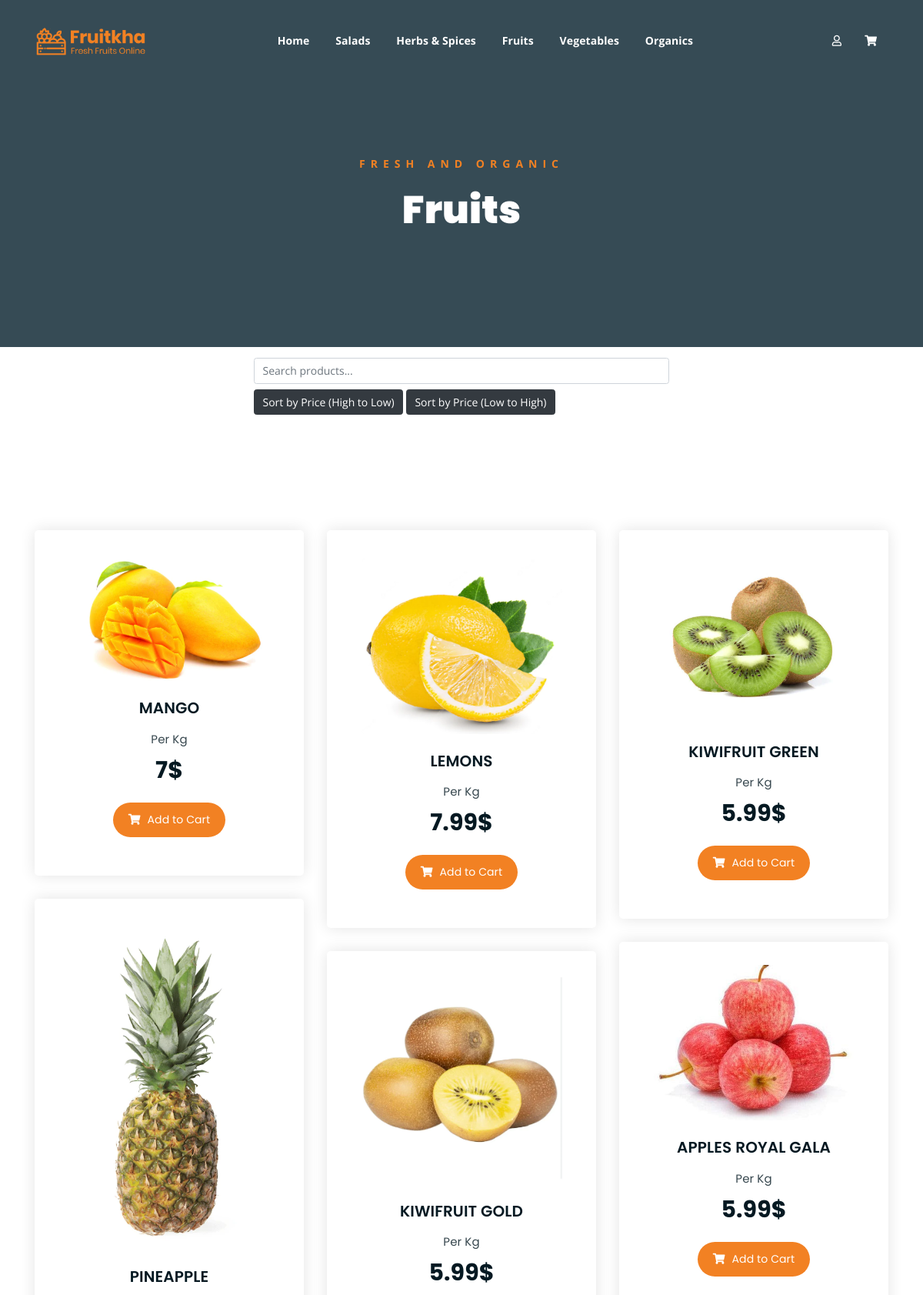
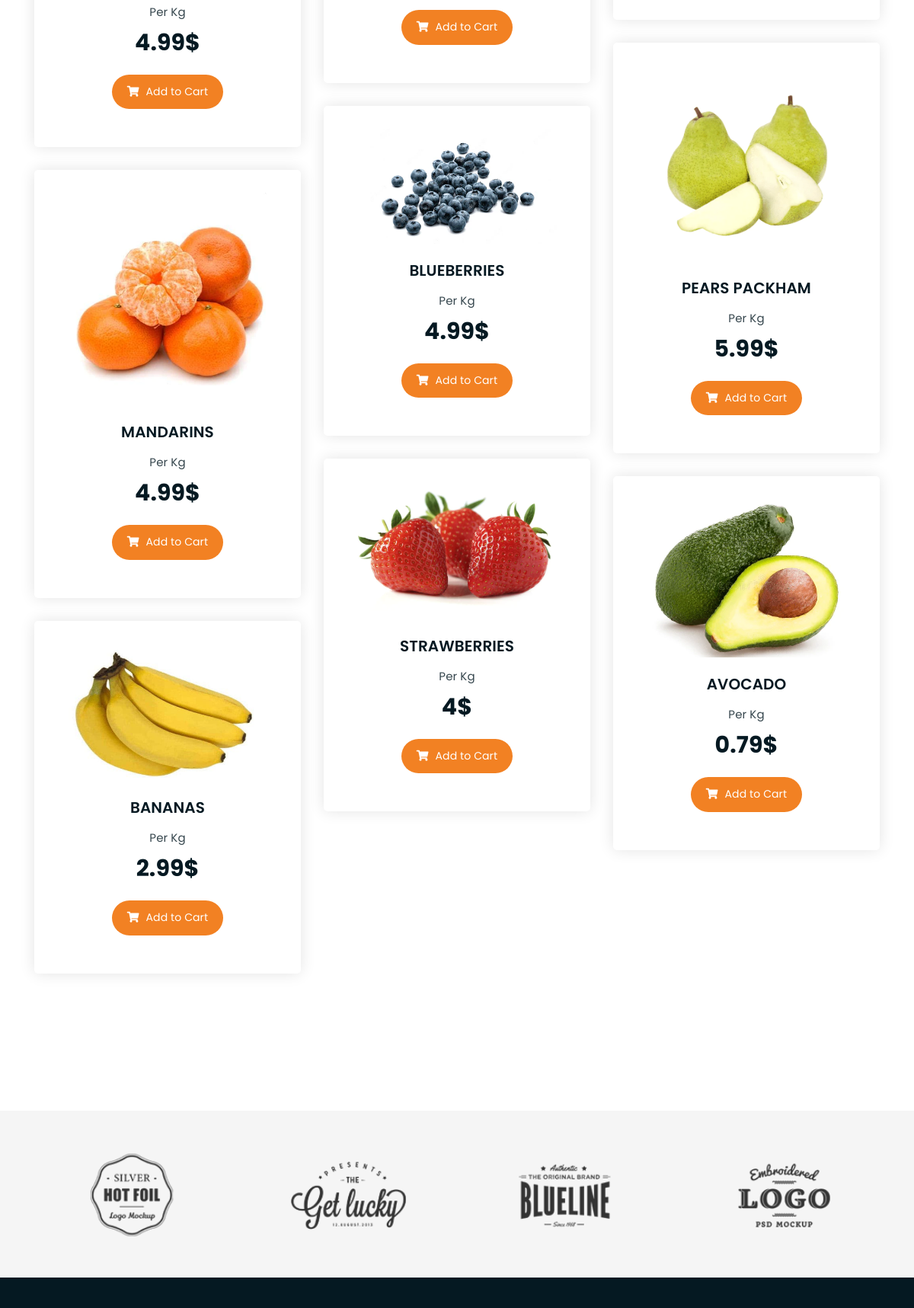
Screenshot of /category/display&id=3 (upper part) with the database file from the repository (2 pictures, top to bottom).
### tables this page shows
CREATE TABLE `categories` (
  `id` int NOT NULL,
  `name` varchar(100) NOT NULL
);

CREATE TABLE `products` (
  `id` int NOT NULL,
  `category_id` int NOT NULL,
  `name` varchar(255) NOT NULL,
  `description` text,
  `price` float(100,2) NOT NULL,
  `stock` int NOT NULL,
  `date` date NOT NULL,
  `image` varchar(255) DEFAULT NULL
);

### config/db.php (called while the page is built)
<?php
class Database {
    public static function connectPDO() {
        $dsn = 'mysql:host=localhost;dbname=ecommerce';
        $username = 'root';
        $password = '';
        try {
            $pdo = new PDO($dsn, $username, $password);
            $pdo->setAttribute(PDO::ATTR_ERRMODE, PDO::ERRMODE_EXCEPTION);
            $pdo->exec("SET NAMES 'utf8'");
            return $pdo;
        } catch (PDOException $e) {
            die('Connection failed: ' . $e->getMessage());
        }
    }
}

### helpers/utils.php (called while the page is built, shortened)
<?php
class Utils{
    public static function showCategories(){
        require_once 'models/category.php';
        $category = new Category();
        $categories = $category->getCategories();
        return $categories;
    }
}

### models/category.php (called while the page is built, shortened)
<?php
class Category{
    private $id;
    private $db;
    public function __construct(){
        $this->db = Database::connectPDO();
    }
    public function setId($id)
    {
        $this->id = $id;
        return $this;
    }
    public function getCategories(){
        $stmt = $this->db->query("SELECT * FROM categories ORDER BY id DESC");
        return $stmt->fetchAll(PDO::FETCH_OBJ);
    }
    public function getSingleCategory(){
        $stmt = $this->db->prepare("SELECT * FROM categories WHERE id = :id");
        $stmt->bindParam(':id', $this->id, PDO::PARAM_INT);
        $stmt->execute();
        return $stmt->fetch(PDO::FETCH_OBJ);
    }
}

### controllers/categoryController.php (called while the page is built, shortened)
<?php
require_once 'models/category.php';
require_once 'models/product.php';
class categoryController{
    public function display(){
        if(isset($_GET['id'])){
            $category = new Category();
            $category->setId($_GET['id']);
            $category = $category->getSingleCategory();
            $product = new Product();
            $product->setCategory_id($_GET['id']);
            $products = $product->getCatProducts();
        }
        require_once 'views_2/categories/display.php';
    }
}

### models/product.php (called while the page is built, shortened)
<?php
class Product {
    private $category_id;
    private $db;
    public function __construct() {
        $this->db = Database::connectPDO();
    }
    public function setCategory_id($category_id) {
        $this->category_id = $category_id;
        return $this;
    }
    public function getCatProducts() {
        $sql = "SELECT p.*, c.name AS 'catName' FROM products p "
            . "INNER JOIN categories c ON c.id = p.category_id "
            . "WHERE p.category_id = :category_id "
            . "ORDER BY id DESC";
        $stmt = $this->db->prepare($sql);
        $stmt->bindParam(':category_id', $this->category_id, PDO::PARAM_INT);
        $stmt->execute();
        return $stmt->fetchAll(PDO::FETCH_OBJ);
    }
}

### views_2/categories/display.php (the view, shortened to what this page needs)
<?php if (isset($category)): ?>
<div class="breadcrumb-section breadcrumb-bg">
    <div class="container">
        <div class="row">
            <div class="col-lg-8 offset-lg-2 text-center">
                <div class="breadcrumb-text">
                    <p>Fresh and Organic</p>
                    <h1><?= ucfirst($category->name); ?></h1>
                </div>
            </div>
        </div>
    </div>
</div>
    <div class="container mt-3 mb-3">
        <div class="row">
            <div class="col-lg-6 offset-lg-3">
                <input type="text" id="searchInput" class="form-control" placeholder="Search products...">
            </div>
            <div class="col-lg-6 offset-lg-3 mt-2">
                <button class="btn btn-dark" id="sortHighToLow">Sort by Price (High to Low)</button>
                <button class="btn btn-dark" id="sortLowToHigh">Sort by Price (Low to High)</button>
            </div>
        </div>
    </div>
<div class="product-section mt-150 mb-150">
    <div class="container" id="searchResults">
        <div class="row product-lists">
            <?php foreach ($products as $product): ?>
            <div class="col-lg-4 col-md-6 text-center">
                <div class="single-product-item">
                    <div class="product-image">
                        <a href="<?= base_url ?>product/singleProduct&id=<?= $product->id ?>"><img src="<?= base_url ?>uploads/images/<?= $product->image ?>" alt=""></a>
                    </div>
                    <h3><?= $product->name ?></h3>
                    <p class="product-price"><span>Per Kg</span> <?= $product->price ?>$ </p>
                    <a href="<?= base_url ?>cart/add&id=<?= $product->id; ?>" class="cart-btn"><i class="fas fa-shopping-cart"></i> Add to Cart</a>
                </div>
            </div>
            <?php endforeach; ?>
        </div>
    </div>
</div>
<?php else: ?>
    <h1>No categories found...</h1>
<?php endif; ?>

### views_2/layout/header.php (shortened to what this page needs)
<!DOCTYPE html>
<html lang="en">
<head>
    <link rel="stylesheet" href="<?=base_url?>assets_2/assets/css/all.min.css">
    <link rel="stylesheet" href="<?=base_url?>assets_2/assets/bootstrap/css/bootstrap.min.css">
    <link rel="stylesheet" href="<?=base_url?>assets_2/assets/css/owl.carousel.css">
    <link rel="stylesheet" href="<?=base_url?>assets_2/assets/css/magnific-popup.css">
    <link rel="stylesheet" href="<?=base_url?>assets_2/assets/css/animate.css">
    <link rel="stylesheet" href="<?=base_url?>assets_2/assets/css/meanmenu.min.css">
    <link rel="stylesheet" href="<?=base_url?>assets_2/assets/css/main.css">
    <link rel="stylesheet" href="<?=base_url?>assets_2/assets/css/responsive.css">
    <link rel="stylesheet" href="<?=base_url?>assets_2/assets/css/customscrollbar.css">
</head>
<body>
<div class="top-header-area" id="sticker">
    <div class="container">
        <div class="row">
            <div class="col-lg-12 col-sm-12 text-center">
                <div class="main-menu-wrap">
                    <div class="site-logo">
                        <a href="<?=base_url?>">
                            <img src="<?=base_url?>assets_2/assets/img/logo.png" alt="">
                        </a>
                    </div>
                    <nav class="main-menu">
                        <ul>
                            <li><a href="<?=base_url?>">Home</a></li>
                            <?php
                            $categories = Utils::showCategories();
                            foreach ($categories as $category):
                                ?>
                                <li>
                                    <a href="<?= base_url ?>category/display&id=<?= $category->id; ?>"><?= $category->name ?></a>
                                </li>
                            <?php
                            endforeach;
                            ?>
                            <li>
                                <div class="header-icons">
                                    <?php if(isset($_SESSION['identity'])): ?>
                                        <h6 class="welcome-text">Welcome, <?=$_SESSION['identity']->first_name?>!</h6>
                                    <div class="user-container">
                                        <a class="user-profile"><i class="far fa-user"></i></a>
                                        <ul class="sub-menu hidden">
                                            <li><a href="<?=base_url?>order/myOrders">My orders</a></li>
                                            <li><a href="<?=base_url?>user/logout">Log out</a></li>
                                        </ul>
                                    </div>
                                    <?php else: ?>
                                        <a class="user-profile login-trigger" href="#"><i class="far fa-user"></i></a>
                                    <?php endif; ?>
                                    <a class="shopping-cart" href="<?=base_url?>cart/index"><i class="fas fa-shopping-cart"></i></a>
                                </div>
                            </li>
                        </ul>
                    </nav>
                </div>
            </div>
        </div>
    </div>
</div>

### assets_2/assets/css/main.css (style rules this page uses)
html { font-size: 14px; font-weight: 400; line-height: 28px; height: 100%; }
body { font-family: "Open Sans", sans-serif; font-weight: 400; font-size: 1rem; letter-spacing: 0.1px; line-height: 1.8; color: #051922; overflow-x: hidden; }
body img { max-width: 100%; }
a { cursor: pointer; text-decoration: none; -webkit-transition: all 0.2s ease-in-out; -o-transition: all 0.2s ease-in-out; transition: all 0.2s ease-in-out; }
h1, .h1, h2, .h2, h3, .h3, h4, .h4, h5, .h5, h6, .h6 { font-family: "Poppins", sans-serif; font-weight: 700; margin: 0 0 1.25rem 0; color: #051922; }
h1:last-child, .h1:last-child, h2:last-child, .h2:last-child, h3:last-child, .h3:last-child, h4:last-child, .h4:last-child, h5:last-child, .h5:last-child, h6:last-child, .h6:last-child { margin: 0; }
h1, .h1 { font-size: 4rem; font-weight: 700; line-height: 4rem; }
h3, .h3 { font-size: 2rem; font-weight: 700; line-height: 2.25rem; }
p { font-family: "Open Sans", sans-serif; font-weight: 400; font-size: 1rem; letter-spacing: 0.1px; line-height: 1.8; color: #051922; margin: 0 0 1.25rem 0; }
.mt-150 { margin-top: 150px; }
.mb-150 { margin-bottom: 150px; }
a.boxed-btn, a.bordered-btn, a.cart-btn { border-radius: 50px; }
.breadcrumb-bg { background-image: url(../img/breadcrumb-bg.jpg); }
.breadcrumb-text p { color: #F28123; font-weight: 700; text-transform: uppercase; letter-spacing: 7px; }
.breadcrumb-text h1 { font-size: 50px; font-weight: 900; color: #fff; margin: 0; margin-top: 20px; }
.breadcrumb-section { padding: 150px 0; background-size: cover; background-position: center center; position: relative; z-index: 1; background-attachment: fixed; padding-top: 200px; }
.breadcrumb-section:after { position: absolute; left: 0; top: 0; width: 100%; height: 100%; content: ""; background-color: #07212e; z-index: -1; opacity: 0.8; }
.top-header-area { position: absolute; z-index: 999; width: 100%; padding: 25px 0; }
nav.main-menu ul { margin: 0; padding: 0; list-style: none; }
nav.main-menu ul li { display: inline-block; }
nav.main-menu ul li a { color: #fff; font-weight: 700; display: block; padding: 15px; }
nav.main-menu ul > li { position: relative; }
nav.main-menu ul li:last-child a { display: inline-block; }
nav.main-menu > ul li:last-child { float: right; }
.site-logo { float: left; max-width: 150px; }
.main-menu-wrap { position: relative; }
.header-icons a { color: #fff; display: inline-block; padding: 10px; }
.site-logo { padding: 6px 0; }
nav.main-menu li a { -webkit-transition: 0.3s; -o-transition: 0.3s; transition: 0.3s; }
.top-header-area .header-icons a { -webkit-transition: 0.3s; -o-transition: 0.3s; transition: 0.3s; }
.top-header-area { -webkit-transition: 0.3s; -o-transition: 0.3s; transition: 0.3s; }
.product-image img { -webkit-transition: 0.3s; -o-transition: 0.3s; transition: 0.3s; }
a.cart-btn { -webkit-transition: 0.3s; -o-transition: 0.3s; transition: 0.3s; }
.single-product-item { -webkit-transition: 0.3s; -o-transition: 0.3s; transition: 0.3s; }
html, body { height: 100%; }
.single-product-item { margin-bottom: 30px; }
.product-image { padding: 30px; padding-bottom: 0; }
.product-image img { width: 90%; border-radius: 5px; margin-bottom: 20px; }
.single-product-item h3 { font-size: 20px; font-weight: 600; margin-bottom: 10px; }
p.product-price { font-family: 'Poppins', sans-serif; font-size: 30px; font-weight: 700; margin-bottom: 15px; }
p.product-price span { display: block; opacity: 0.8; font-size: 15px; font-weight: 400; }
a.cart-btn { font-family: 'Poppins', sans-serif; display: inline-block; background-color: #F28123; color: #fff; padding: 10px 20px; }
a.cart-btn i { margin-right: 5px; }
.single-product-item { -webkit-box-shadow: 0 0 20px #e4e4e4; box-shadow: 0 0 20px #e4e4e4; padding-bottom: 50px; border-radius: 5px; }

### assets_2/assets/css/customscrollbar.css (style rules this page uses)
* { scrollbar-width: thin; scrollbar-color: #f08023 #f1f1f1; }
body { scrollbar-width: thin; scrollbar-color: #f08023 #f1f1f1; }

### views_2/layout/header.php (style rules this page uses)
.header-icons { display: flex; align-items: center; }

### rows the page displays
categories: name "Salads"
categories: name "Herbs & Spices"
categories: name "Fruits"
categories: name "Vegetables"
categories: name "Organics"
products: image (picture), name "MANGO", price "7"
products: image (picture), name "LEMONS", price "7.99"
products: image (picture), name "KIWIFRUIT GREEN", price "5.99"
products: image (picture), name "PINEAPPLE", price "4.99"
products: image (picture), name "APPLES ROYAL GALA", price "5.99"
products: image (picture), name "KIWIFRUIT GOLD", price "5.99"
products: image (picture), name "PEARS PACKHAM", price "5.99"
products: image (picture), name "BLUEBERRIES", price "4.99"
products: image (picture), name "MANDARINS", price "4.99"
products: image (picture), name "STRAWBERRIES", price "4"
products: image (picture), name "AVOCADO", price "0.79"
products: image (picture), name "BANANAS", price "2.99"
